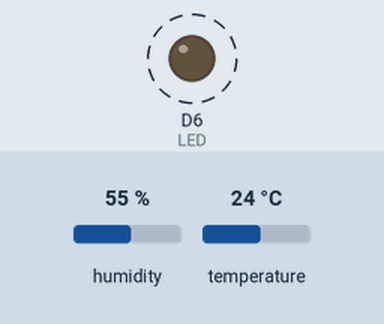
Simulated run of this sketch. Board: ESP8266 (NodeMCU). Shown: output pins drawn as LEDs (lit = HIGH). Dashed ring = blinking. Inputs (shaded band) come from the test bench; at power-on: humidity 55 %, temperature 24 °C. WiFi joins after 1.5 s; servers stay silent unless stated; uploads are accepted with an empty reply; what the sketch prints to the serial monitor is not drawn.

Above: at 1.8 s.
Timing chart, 0 to 6.1 s (numbered marks = the images above):
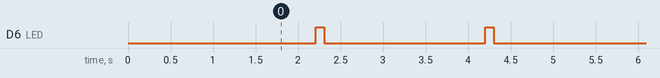

The sketch:

projeto2.ino
```cpp
#include <ESP8266WiFi.h>
#include <ESP8266HTTPClient.h>
#include <DHT.h>

#define D0 16
#define D1 5
#define D2 4
#define D3 0
#define D4 2
#define D5 14
#define D6 12
#define D7 13
#define D8 15

#define RX 3
#define TX 1

#define LED D6
#define DHT_PIN D2
#define DHT_TYPE DHT22

// WiFi
const char* WIFI_SSID = "SUA_REDE";
const char* WIFI_PASSWORD = "SUA_SENHA";

// Servidor
const char* SERVER_URL = "http://SEU_SERVIDOR:3000/api/temperatura";

// Identificação
const char* ID_SENSOR = "ESP12E_001";

// Sensor
DHT dht(DHT_PIN, DHT_TYPE);

// Intervalo de transmissão
const unsigned long INTERVALO = 2000;
unsigned long ultimaLeitura = 0;

void conectar_wifi() {
    WiFi.mode(WIFI_STA);
    WiFi.begin(WIFI_SSID, WIFI_PASSWORD);

    Serial.print("Conectando ao WiFi");

    while (WiFi.status() != WL_CONNECTED) {
        delay(500);
        Serial.print(".");
    }

    Serial.println();
    Serial.print("IP: ");
    Serial.println(WiFi.localIP());
}

void enviar_dados(float temperatura, float umidade) {

    WiFiClient client;
    HTTPClient http;

    http.setTimeout(5000);

    if (!http.begin(client, SERVER_URL)) {
        Serial.println("Erro ao iniciar HTTP");
        return;
    }

    http.addHeader("Content-Type", "application/json");

    String json = "{";
    json += "\"id_sensor\":\"" + String(ID_SENSOR) + "\",";
    json += "\"temperatura\":" + String(temperatura, 2) + ",";
    json += "\"umidade\":" + String(umidade, 2);
    json += "}";

    int resposta = http.POST(json);

    Serial.print("HTTP: ");
    Serial.println(resposta);

    if (resposta > 0) {
        Serial.println(http.getString());

        if (resposta >= 200 && resposta < 300) {
            digitalWrite(LED, HIGH);
            delay(100);
            digitalWrite(LED, LOW);
        }
    } else {
        Serial.println(http.errorToString(resposta));
    }

    http.end();
}

void setup() {
    Serial.begin(115200);

    pinMode(LED, OUTPUT);
    digitalWrite(LED, LOW);

    dht.begin();

    conectar_wifi();
}

void loop() {

    if (WiFi.status() != WL_CONNECTED) {
        conectar_wifi();
    }

    unsigned long agora = millis();

    if (agora - ultimaLeitura >= INTERVALO) {

        ultimaLeitura = agora;

        float temperatura = dht.readTemperature();
        float umidade = dht.readHumidity();

        if (isnan(temperatura) || isnan(umidade)) {
            Serial.println("Erro na leitura do DHT");
            return;
        }

        Serial.printf(
            "Temperatura: %.2f C | Umidade: %.2f %%\n",
            temperatura,
            umidade
        );

        enviar_dados(temperatura, umidade);
    }
}
```

Measured:
- by itself, D6 (LED): alternates HIGH for 0.10 s and LOW for 1.9 s
